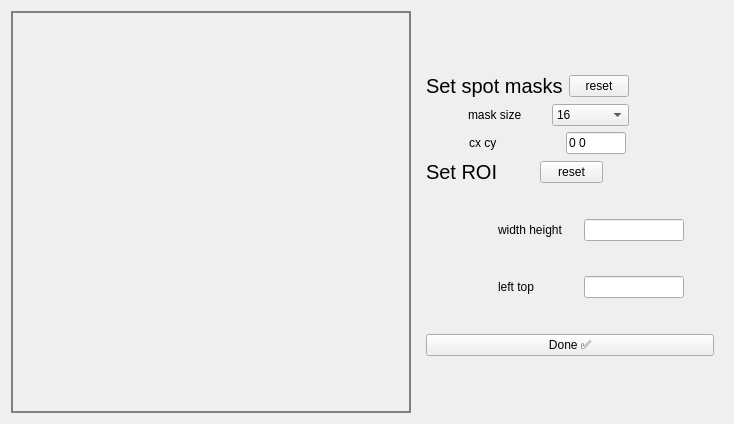
<?xml version="1.0" encoding="UTF-8"?>
<ui version="4.0">
 <class>ROI_selector</class>
 <widget class="QWidget" name="ROI_selector">
  <property name="geometry">
   <rect>
    <x>0</x>
    <y>0</y>
    <width>734</width>
    <height>424</height>
   </rect>
  </property>
  <property name="windowTitle">
   <string>ROI Setup</string>
  </property>
  <layout class="QGridLayout" name="gridLayout_5">
   <item row="0" column="1">
    <spacer name="verticalSpacer_2">
     <property name="orientation">
      <enum>Qt::Vertical</enum>
     </property>
     <property name="sizeHint" stdset="0">
      <size>
       <width>20</width>
       <height>37</height>
      </size>
     </property>
    </spacer>
   </item>
   <item row="0" column="0" rowspan="3">
    <widget class="ROIPlotWidget" name="roi_mpl" native="true">
     <property name="minimumSize">
      <size>
       <width>400</width>
       <height>400</height>
      </size>
     </property>
     <property name="maximumSize">
      <size>
       <width>800</width>
       <height>800</height>
      </size>
     </property>
     <property name="styleSheet">
      <string notr="true">border: 2px solid gray</string>
     </property>
    </widget>
   </item>
   <item row="2" column="1">
    <spacer name="vspacer_bottom">
     <property name="orientation">
      <enum>Qt::Vertical</enum>
     </property>
     <property name="sizeHint" stdset="0">
      <size>
       <width>20</width>
       <height>37</height>
      </size>
     </property>
    </spacer>
   </item>
   <item row="1" column="1">
    <widget class="QWidget" name="panelData" native="true">
     <property name="sizePolicy">
      <sizepolicy hsizetype="Minimum" vsizetype="Minimum">
       <horstretch>0</horstretch>
       <verstretch>0</verstretch>
      </sizepolicy>
     </property>
     <property name="minimumSize">
      <size>
       <width>300</width>
       <height>300</height>
      </size>
     </property>
     <property name="maximumSize">
      <size>
       <width>400</width>
       <height>400</height>
      </size>
     </property>
     <layout class="QGridLayout" name="gridLayout_3">
      <item row="0" column="0">
       <layout class="QGridLayout" name="gridMasks">
        <item row="1" column="2">
         <spacer name="horizontalSpacer_5">
          <property name="orientation">
           <enum>Qt::Horizontal</enum>
          </property>
          <property name="sizeHint" stdset="0">
           <size>
            <width>40</width>
            <height>20</height>
           </size>
          </property>
         </spacer>
        </item>
        <item row="2" column="0">
         <spacer name="horizontalSpacer_2">
          <property name="orientation">
           <enum>Qt::Horizontal</enum>
          </property>
          <property name="sizeType">
           <enum>QSizePolicy::Fixed</enum>
          </property>
          <property name="sizeHint" stdset="0">
           <size>
            <width>30</width>
            <height>20</height>
           </size>
          </property>
         </spacer>
        </item>
        <item row="2" column="2">
         <spacer name="horizontalSpacer_6">
          <property name="orientation">
           <enum>Qt::Horizontal</enum>
          </property>
          <property name="sizeHint" stdset="0">
           <size>
            <width>40</width>
            <height>20</height>
           </size>
          </property>
         </spacer>
        </item>
        <item row="1" column="1">
         <layout class="QHBoxLayout" name="gridMasks_size">
          <item>
           <widget class="QLabel" name="gridMasks_size_label">
            <property name="sizePolicy">
             <sizepolicy hsizetype="Maximum" vsizetype="Preferred">
              <horstretch>0</horstretch>
              <verstretch>0</verstretch>
             </sizepolicy>
            </property>
            <property name="maximumSize">
             <size>
              <width>90</width>
              <height>20</height>
             </size>
            </property>
            <property name="text">
             <string>mask size</string>
            </property>
           </widget>
          </item>
          <item>
           <widget class="QComboBox" name="gridMasks_size_combo">
            <property name="sizePolicy">
             <sizepolicy hsizetype="Fixed" vsizetype="Fixed">
              <horstretch>0</horstretch>
              <verstretch>0</verstretch>
             </sizepolicy>
            </property>
            <property name="maximumSize">
             <size>
              <width>880</width>
              <height>16777215</height>
             </size>
            </property>
            <item>
             <property name="text">
              <string>16</string>
             </property>
            </item>
            <item>
             <property name="text">
              <string>32</string>
             </property>
            </item>
            <item>
             <property name="text">
              <string>64</string>
             </property>
            </item>
            <item>
             <property name="text">
              <string>128</string>
             </property>
            </item>
           </widget>
          </item>
         </layout>
        </item>
        <item row="2" column="1">
         <layout class="QHBoxLayout" name="gridMasks_center">
          <item>
           <widget class="QLabel" name="gridMasks_center_label">
            <property name="sizePolicy">
             <sizepolicy hsizetype="Maximum" vsizetype="Preferred">
              <horstretch>0</horstretch>
              <verstretch>0</verstretch>
             </sizepolicy>
            </property>
            <property name="maximumSize">
             <size>
              <width>90</width>
              <height>20</height>
             </size>
            </property>
            <property name="text">
             <string>cx cy</string>
            </property>
           </widget>
          </item>
          <item>
           <widget class="QLineEdit" name="gridMasks_center_entry">
            <property name="sizePolicy">
             <sizepolicy hsizetype="Fixed" vsizetype="Fixed">
              <horstretch>0</horstretch>
              <verstretch>0</verstretch>
             </sizepolicy>
            </property>
            <property name="minimumSize">
             <size>
              <width>0</width>
              <height>0</height>
             </size>
            </property>
            <property name="maximumSize">
             <size>
              <width>60</width>
              <height>16777215</height>
             </size>
            </property>
            <property name="text">
             <string>0 0</string>
            </property>
           </widget>
          </item>
         </layout>
        </item>
        <item row="1" column="0">
         <spacer name="horizontalSpacer">
          <property name="orientation">
           <enum>Qt::Horizontal</enum>
          </property>
          <property name="sizeType">
           <enum>QSizePolicy::Fixed</enum>
          </property>
          <property name="sizeHint" stdset="0">
           <size>
            <width>30</width>
            <height>20</height>
           </size>
          </property>
         </spacer>
        </item>
        <item row="0" column="0" colspan="2">
         <layout class="QHBoxLayout" name="gridMasksTitle">
          <item>
           <widget class="QLabel" name="gridMasksTitle_label">
            <property name="font">
             <font>
              <pointsize>15</pointsize>
             </font>
            </property>
            <property name="text">
             <string>Set spot masks</string>
            </property>
           </widget>
          </item>
          <item>
           <widget class="QPushButton" name="gridMasksTitle_reset_button">
            <property name="minimumSize">
             <size>
              <width>60</width>
              <height>0</height>
             </size>
            </property>
            <property name="maximumSize">
             <size>
              <width>16777215</width>
              <height>16777215</height>
             </size>
            </property>
            <property name="text">
             <string>reset</string>
            </property>
           </widget>
          </item>
         </layout>
        </item>
       </layout>
      </item>
      <item row="1" column="0">
       <layout class="QGridLayout" name="gridROI">
        <item row="0" column="0" colspan="2">
         <layout class="QHBoxLayout" name="gridROITitle">
          <item>
           <widget class="QLabel" name="gridROITitle_label">
            <property name="font">
             <font>
              <pointsize>15</pointsize>
             </font>
            </property>
            <property name="text">
             <string>Set ROI</string>
            </property>
           </widget>
          </item>
          <item>
           <spacer name="horizontalSpacer_10">
            <property name="orientation">
             <enum>Qt::Horizontal</enum>
            </property>
            <property name="sizeHint" stdset="0">
             <size>
              <width>54</width>
              <height>20</height>
             </size>
            </property>
           </spacer>
          </item>
          <item>
           <widget class="QPushButton" name="gridROITitle_reset_button">
            <property name="minimumSize">
             <size>
              <width>60</width>
              <height>0</height>
             </size>
            </property>
            <property name="maximumSize">
             <size>
              <width>16777215</width>
              <height>16777215</height>
             </size>
            </property>
            <property name="text">
             <string>reset</string>
            </property>
           </widget>
          </item>
         </layout>
        </item>
        <item row="0" column="2">
         <spacer name="horizontalSpacer_9">
          <property name="orientation">
           <enum>Qt::Horizontal</enum>
          </property>
          <property name="sizeType">
           <enum>QSizePolicy::Minimum</enum>
          </property>
          <property name="sizeHint" stdset="0">
           <size>
            <width>40</width>
            <height>20</height>
           </size>
          </property>
         </spacer>
        </item>
        <item row="1" column="0">
         <spacer name="horizontalSpacer_3">
          <property name="orientation">
           <enum>Qt::Horizontal</enum>
          </property>
          <property name="sizeType">
           <enum>QSizePolicy::Fixed</enum>
          </property>
          <property name="sizeHint" stdset="0">
           <size>
            <width>30</width>
            <height>20</height>
           </size>
          </property>
         </spacer>
        </item>
        <item row="1" column="1" rowspan="2" colspan="2">
         <layout class="QGridLayout" name="gridROI_size">
          <item row="0" column="0">
           <layout class="QHBoxLayout" name="horizontalLayout_4">
            <item>
             <widget class="QLabel" name="gridROI_size_width_label">
              <property name="minimumSize">
               <size>
                <width>80</width>
                <height>0</height>
               </size>
              </property>
              <property name="maximumSize">
               <size>
                <width>80</width>
                <height>20</height>
               </size>
              </property>
              <property name="text">
               <string>width height</string>
              </property>
             </widget>
            </item>
            <item>
             <widget class="QLineEdit" name="gridROI_size_width_entry">
              <property name="minimumSize">
               <size>
                <width>100</width>
                <height>0</height>
               </size>
              </property>
              <property name="maximumSize">
               <size>
                <width>100</width>
                <height>16777215</height>
               </size>
              </property>
              <property name="text">
               <string/>
              </property>
             </widget>
            </item>
           </layout>
          </item>
          <item row="1" column="0">
           <layout class="QHBoxLayout" name="horizontalLayout_3">
            <item>
             <widget class="QLabel" name="gridROI_size_pos_label">
              <property name="minimumSize">
               <size>
                <width>80</width>
                <height>0</height>
               </size>
              </property>
              <property name="maximumSize">
               <size>
                <width>80</width>
                <height>20</height>
               </size>
              </property>
              <property name="text">
               <string>left top</string>
              </property>
             </widget>
            </item>
            <item>
             <widget class="QLineEdit" name="gridROI_size_pos_entry">
              <property name="minimumSize">
               <size>
                <width>100</width>
                <height>0</height>
               </size>
              </property>
              <property name="maximumSize">
               <size>
                <width>100</width>
                <height>16777215</height>
               </size>
              </property>
              <property name="text">
               <string/>
              </property>
             </widget>
            </item>
           </layout>
          </item>
          <item row="0" column="1">
           <spacer name="horizontalSpacer_7">
            <property name="orientation">
             <enum>Qt::Horizontal</enum>
            </property>
            <property name="sizeType">
             <enum>QSizePolicy::Minimum</enum>
            </property>
            <property name="sizeHint" stdset="0">
             <size>
              <width>40</width>
              <height>20</height>
             </size>
            </property>
           </spacer>
          </item>
          <item row="1" column="1">
           <spacer name="horizontalSpacer_8">
            <property name="orientation">
             <enum>Qt::Horizontal</enum>
            </property>
            <property name="sizeHint" stdset="0">
             <size>
              <width>40</width>
              <height>20</height>
             </size>
            </property>
           </spacer>
          </item>
         </layout>
        </item>
        <item row="2" column="0">
         <spacer name="horizontalSpacer_4">
          <property name="orientation">
           <enum>Qt::Horizontal</enum>
          </property>
          <property name="sizeType">
           <enum>QSizePolicy::Fixed</enum>
          </property>
          <property name="sizeHint" stdset="0">
           <size>
            <width>30</width>
            <height>20</height>
           </size>
          </property>
         </spacer>
        </item>
       </layout>
      </item>
      <item row="2" column="0">
       <widget class="QPushButton" name="done_button">
        <property name="text">
         <string>Done ✅</string>
        </property>
       </widget>
      </item>
     </layout>
    </widget>
   </item>
  </layout>
 </widget>
 <customwidgets>
  <customwidget>
   <class>ROIPlotWidget</class>
   <extends>QWidget</extends>
   <header>roi_plot_widget</header>
   <container>1</container>
  </customwidget>
 </customwidgets>
 <resources/>
 <connections/>
</ui>
